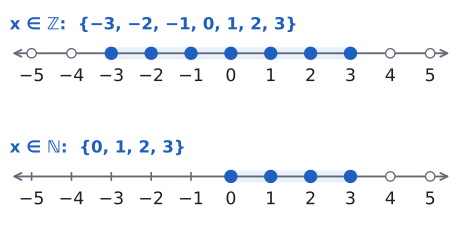

This chart was generated by the following Python code:
import sys; sys.path.insert(0, "tools")
from cizim import *

# p(x): x² < 10. Aynı açık önerme, iki evrensel küme: Z'de 7, N'de 4 eleman.
fig, axs = plt.subplots(2, 1, figsize=(6, 2.9))
k = 10 ** 0.5
for ax, ad, evren, bas in ((axs[0], "x ∈ ℤ:  {−3, −2, −1, 0, 1, 2, 3}", range(-5, 6), -k),
                           (axs[1], "x ∈ ℕ:  {0, 1, 2, 3}", range(0, 6), 0)):
    sayi_dogrusu(ax, -5, 5)
    ax.plot([bas, k], [0, 0], color=MAVI_ACIK, lw=9, solid_capstyle="butt", zorder=1)
    for t in evren:
        icinde = t * t < 10
        ax.plot(t, 0, "o", markersize=9 if icinde else 7, zorder=5,
                color=MAVI if icinde else SOLUK, markerfacecolor=MAVI if icinde else "white")
    ax.text(-5.55, 0.62, ad, ha="left", va="center", color=MAVI, fontsize=12.5, fontweight="bold")
fig.subplots_adjust(hspace=0.35)
kaydet(fig, __file__)
